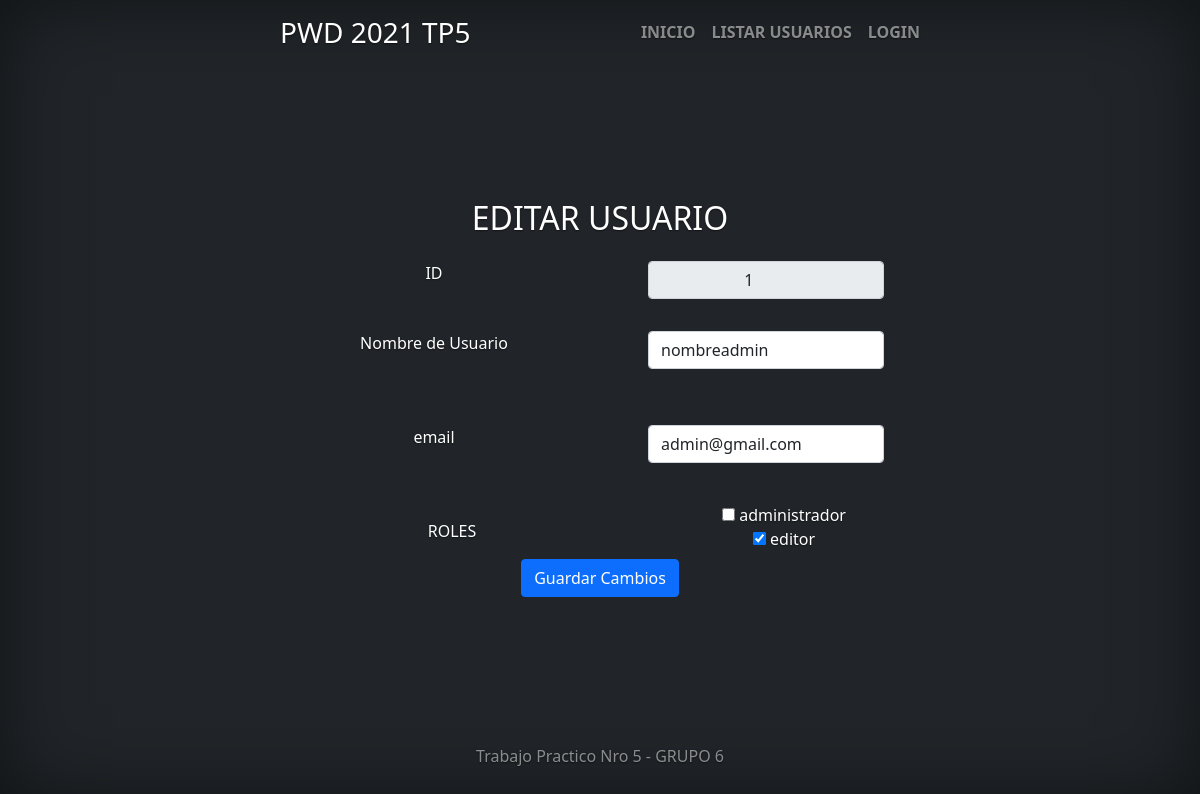
The page /vista/accion/actualizarLogin.php on the database as committed earlier.
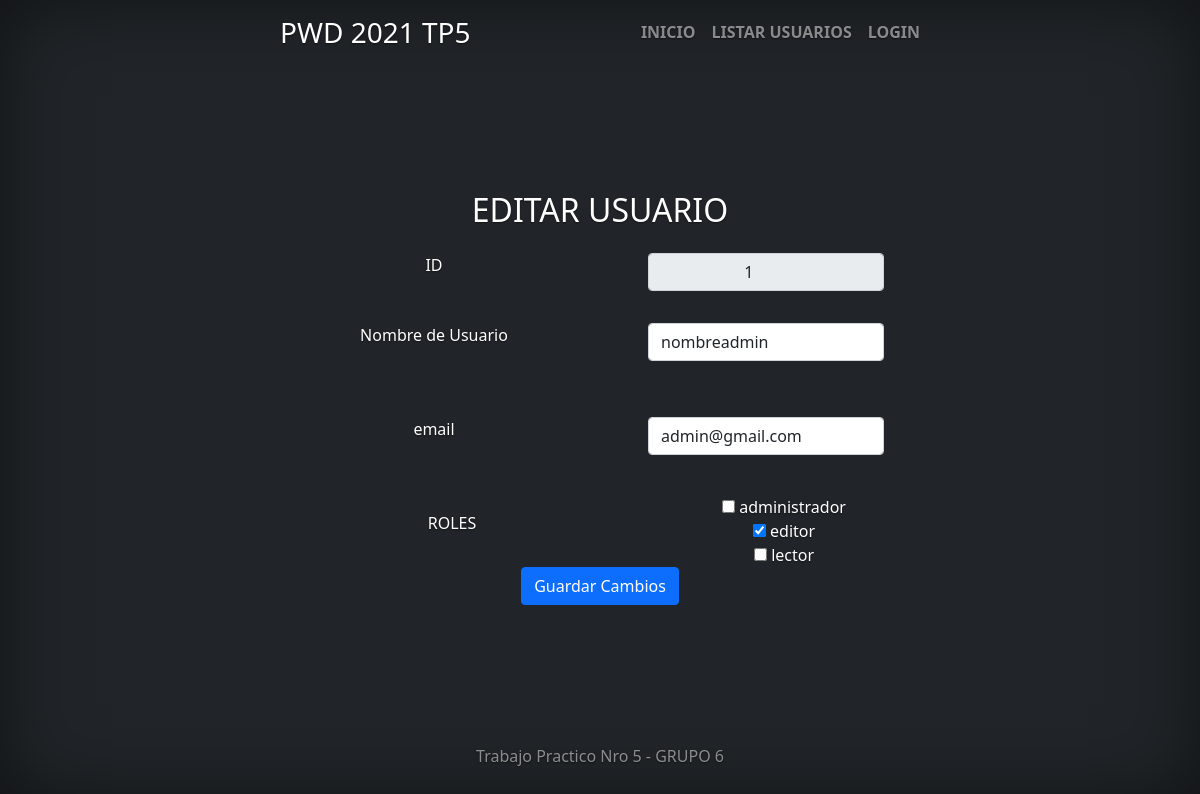
The same page on the database as committed later.
### tables this page shows
CREATE TABLE `usuario`(
`idusuario` bigint(20) NOT NULL,
`usnombre` varchar (50) NOT NULL,
`uspass` varchar (50) NOT NUll,
`usmail` varchar(50) NOT NULL,
`usdeshabilitado` timestamp NULL DEFAULT NULL,
PRIMARY KEY (`idusuario`)
);

CREATE TABLE `rol`(
`idrol` bigint(20) NOT NULL,
`rodescript` varchar(50) NOT NULL,
PRIMARY KEY (`idrol`)
);

### util/funciones.php (called while the page is built, shortened)
<?php
function data_submitted() {
    $_AAux= array();
        return $_AAux;
}
spl_autoload_register(function ($class_name){
    $directorys = array(
        $GLOBALS['ROOT'].'Modelo/',
        $GLOBALS['ROOT'].'Modelo/conector/',
        $GLOBALS['ROOT'].'Modelo/orm/',
        $GLOBALS['ROOT'].'Control/',
    );
})
?>

### modelo/orm/Usuario.php (called while the page is built, shortened)
<?php
class Usuario{
    private $idusuario;
    private $usnombre;
    private $usmail;
    public function __construct(){
        $this->idusuario="";
        $this->usnombre="";
        $this->usmail="";
    }
   public function getIdusuario(){
        return $this->idusuario;
    }
    public function setIdusuario($idusuario){
        $this->idusuario = $idusuario;
    }
    public function getUsnombre(){
        return $this->usnombre;
    }
    public function setUsnombre($usnombre){
        $this->usnombre = $usnombre;
    }
    public function getUsmail(){
        return $this->usmail;
    }
    public function setUsmail($usmail){
        $this->usmail = $usmail;
    }
    public function cargar(){
        $resp = false;
        $base=new BaseDatos();
        $sql="SELECT * FROM usuario WHERE idusuario = ".$this->getIdusuario();
        if ($base->Iniciar()) {
            $res = $base->Ejecutar($sql);
            if($res>-1){
                if($res>0){
                    $resp=true;
                }
            }
        } else {
            $this->setmensajeoperacion("Usuario->listar: ".$base->getError());
        }
        return $resp;
    }
    public static function listar($parametro){
        $arreglo = array();
        $base=new BaseDatos();
        $sql="SELECT * FROM usuario ";
        if ($parametro!="") {
            $sql.='WHERE '.$parametro;
        }
        $res = $base->Ejecutar($sql);
        if($res>-1){
            if($res>0){
                while ($row = $base->Registro()){
                    $obj= new Usuario();
                    $obj->setear($row['idusuario'], $row['usnombre'], $row['uspass'], $row['usmail'],$row['usdeshabilitado']);
                    array_push($arreglo, $obj);
                }
            }
        } else {
        }
        return $arreglo;
    }
}
?>

### modelo/conector/BaseDatos.php (called while the page is built, shortened)
<?php
class BaseDatos extends PDO {
  	private $conec;
  	private $indice;
  	private $resultado;
    public function __construct(){
        $this->indice =0;
        try {
           $this->conec=true;
        }catch (PDOException $e) {
            $this->sql = $e->getMessage();
            $this->conec=false;
        }
    }
    public function Iniciar(){
        return $this->getConec();
    }
    public function getConec(){
        return $this->conec;
    }
    public function setSQL($e){
        return "\n".$this->sql = $e;
    }
    public function Ejecutar($sql){
        if ( stristr($sql,"select")){
            $resp =  $this->EjecutarSelect($sql);
        }
        return $resp;
   }
   private function EjecutarSelect($sql){
       $cant = -1;
       $resultado=parent::query($sql);
       if(!$resultado){
           $this->analizarDebug();
       }else {
          $arregloResult = $resultado->fetchAll();
          $cant = count($arregloResult);
       }
       return $cant;
   }
   public function Registro() {
       $filaActual = false;
       $indiceActual = $this->getIndice();
       if ($indiceActual>=0) {
           $filas = $this->getResultado();
           if($indiceActual<count($filas)){
               $filaActual =  $filas[$indiceActual];
           }else {
               $this->setIndice(-1);
           }
       }
       return $filaActual;
   }
   private function setIndice ($valor){
       $this->indice = $valor;
   }
   private function getIndice (){
       return $this->indice;
   }
   private function setResultado($valor){
       $this->resultado = $valor;
   }
   private function getResultado(){
      return $this->resultado;
   }
}

### control/ABMUsuario.php (called while the page is built, shortened)
<?php
class ABMUsuario{
    public function buscar($param){
        $where = " true ";
        $arreglo = Usuario::listar($where);
        return $arreglo;
    }
}
?>

### modelo/orm/Rol.php (called while the page is built, shortened)
<?php
class Rol{
private $idrol;
private $rodescript;
public function __construct(){
    $this->idrol="";
    $this->rodescript="";
}
public function getIdrol(){
return $this->idrol;
}
public function setIdrol($idrol){
$this->idrol = $idrol;
}
public function getRodescript(){
return $this->rodescript;
}
public function setRodescript($rodescript){
$this->rodescript = $rodescript;
}
public function cargar(){
    $resp = false;
    $base=new BaseDatos();
    $sql="SELECT * FROM rol WHERE idrol = ".$this->getIdrol();
    if ($base->Iniciar()) {
        $res = $base->Ejecutar($sql);
        if($res>-1){
            if($res>0){
                $row = $base->Registro();
                $resp=true;
            }
        }
    } else {
        $this->setmensajeoperacion("Rol->listar: ".$base->getError());
    }
    return $resp;
}
public static function listar($parametro){
    $arreglo = array();
    $base=new BaseDatos();
    $sql="SELECT * FROM rol ";
    if ($parametro!="") {
        $sql.='WHERE '.$parametro;
    }
    $res = $base->Ejecutar($sql);
    if($res>-1){
        if($res>0){
            while ($row = $base->Registro()){
                $obj= new Rol();
                $obj->setear($row['idrol'], $row['rodescript']);
                array_push($arreglo, $obj);
            }
        }
    } else {
    }
    return $arreglo;
}
}
?>

### control/ABMRol.php (called while the page is built, shortened)
<?php
class ABMRol{
    public function buscar($param){
        $where = " true ";
        $arreglo = Rol::listar($where);
        return $arreglo;
    }
}
?>

### modelo/orm/UsuarioRol.php (called while the page is built, shortened)
<?php
class UsuarioRol{
    public static function listar($parametro=""){
        $arreglo = array();
        $base=new BaseDatos();
        $sql="SELECT * FROM usuariorol ";
        if ($parametro!="") {
            $sql.='WHERE '.$parametro;
        }
        $res = $base->Ejecutar($sql);
        if($res>-1){
            if($res>0){
                while ($row = $base->Registro()){
                    $obj= new UsuarioRol();
                    $idusuario= new Usuario();
                    $idusuario->setIdusuario($row['idusuario']);
                    $idusuario->cargar();
                    $idrol= new Rol();
                    $idrol->setIdrol($row['idrol']);
                    $idrol->cargar();
                    $obj->setear($idusuario, $idrol);
                    array_push($arreglo, $obj);
                }
            }
        } else {
        }
        return $arreglo;
    }
}
?>

### control/ABMUsuariorol.php (called while the page is built, shortened)
<?php
class ABMUsuariorol{
    public function buscar($param){
        $where = " true ";
        $arreglo = UsuarioRol::listar($where);
        return $arreglo;
    }
}
?>

### vista/accion/actualizarLogin.php (the view, shortened to what this page needs)
<?php
include_once("../estructura/cabecera.php");
$datos= data_submitted();
$usuario= new ABMUsuario();
$id=[];
$id['idusuario']=$datos['id'];
$encontrar= $usuario->buscar($id);
$usuarioLogin=$encontrar[0];
?>
<div>
<h2>EDITAR USUARIO</h2>
        <form  method="post" class="needs-validation" action="../accion/loginActualizacion.php" novalidate>
            <div class="row">
                <div class="col py-3 px-lg-5  ">
                ID</div>
                <div class="col py-3 px-lg-5  ">
                    <input id="idusuario" readonly name ="idusuario" class="form-control" type="text" value="
                    <?php echo $usuarioLogin->getIdusuario();?>" required>
                </div>
            </div>
            <div class="row">
                <div class="col py-3 px-lg-5  ">
                Nombre de Usuario
            </div>
                <div class="col py-3 px-lg-5  ">
                    <input id="usnombre" name ="usnombre" class="form-control" type="text" minlength="3"
                     value="<?php echo $usuarioLogin->getUsnombre();?>" required>
                    <div class="invalid-feedback">ingrese un nombre de usuario valido</div><br>
                </div>
            </div>
            <div class="row">
                <div class="col py-3 px-lg-5  ">
                    email
                </div>
                <div class="col py-3 px-lg-5  ">
                    <input id="usmail" name ="usmail" class="form-control" type="email" value="<?php echo $usuarioLogin->getUsmail();?>" required>
                    <div class="invalid-feedback">Ingrese un correo electronico</div><br>
                </div>
            </div>
            <div class="row">
                <div class="col py-3 px-lg-5  ">
                    ROLES
                </div>
                <div class="col ">
                    <?php
                   $abmrol=new ABMRol();
                   $abmUsuarioRol= new ABMUsuariorol();
                   $listaUsuarioRol=$abmUsuarioRol->buscar($id);
                    $listaRol= $abmrol->buscar(null);
                    $checked="";
                    foreach($listaRol as $descriptRol){
                        foreach($listaUsuarioRol as $usuarioRol){
                            if($descriptRol->getRodescript()==$usuarioRol->getObj_rol()->getRodescript()){
                                        $checked="checked";
                            }else{
                                $checked="";
                            }
                        }
                echo '<input class=""  id="rol" name="listarol[]" type="checkbox" value="'.$descriptRol->getIdRol().'" '.$checked.'>
                '.$descriptRol->getRodescript().'</input><br>';
                    }
               ?>
                </div>
            </div>
                <button class="btn btn-primary" type="submit">Guardar Cambios</button>
            </div>
<?php
include_once("../estructura/pie.php");
?>

### vista/estructura/cabecera.php (shortened to what this page needs)
<!doctype html>
<html lang="en" class="h-100">
  <head>
    <link href="../css/bootstrap.min.css" rel="stylesheet">
    <link href="../css/cover.css" rel="stylesheet">
  </head>
  <body class="d-flex h-100 text-center text-white bg-dark">
<div class="cover-container d-flex w-100 h-100 p-3 mx-auto flex-column">
  <header class="mb-auto">
    <div>
      <h3 class="float-md-start mb-0">PWD 2021 TP5</h3>
      <nav class="nav nav-masthead justify-content-center float-md-end">
        <a class="nav-link" aria-current="page" href="../index/index.php">INICIO</a>
        <a class="nav-link" href="../ejercicios/listarUsuario.php">LISTAR USUARIOS</a>
        <a class="nav-link" href="../ejercicios/login.php">LOGIN</a>
      </nav>
    </div>
  </header>

### vista/estructura/pie.php (shortened to what this page needs)
<footer class="mt-auto text-white-50">
    <p>Trabajo Practico Nro 5 - GRUPO 6 </p>
  </footer>
</div>
  </body>
</html>

### vista/css/cover.css (style rules this page uses)
body { text-shadow: 0 .05rem .1rem rgba(0, 0, 0, .5); box-shadow: inset 0 0 5rem rgba(0, 0, 0, .5); }
.cover-container { max-width: 42em; }
.nav-masthead .nav-link { padding: .25rem 0; font-weight: 700; color: rgba(255, 255, 255, .5); background-color: transparent; border-bottom: .25rem solid transparent; }
.nav-masthead .nav-link + .nav-link { margin-left: 1rem; }

Rows that differ between the two databases and show on the page:
added rol: rodescript "lector"
